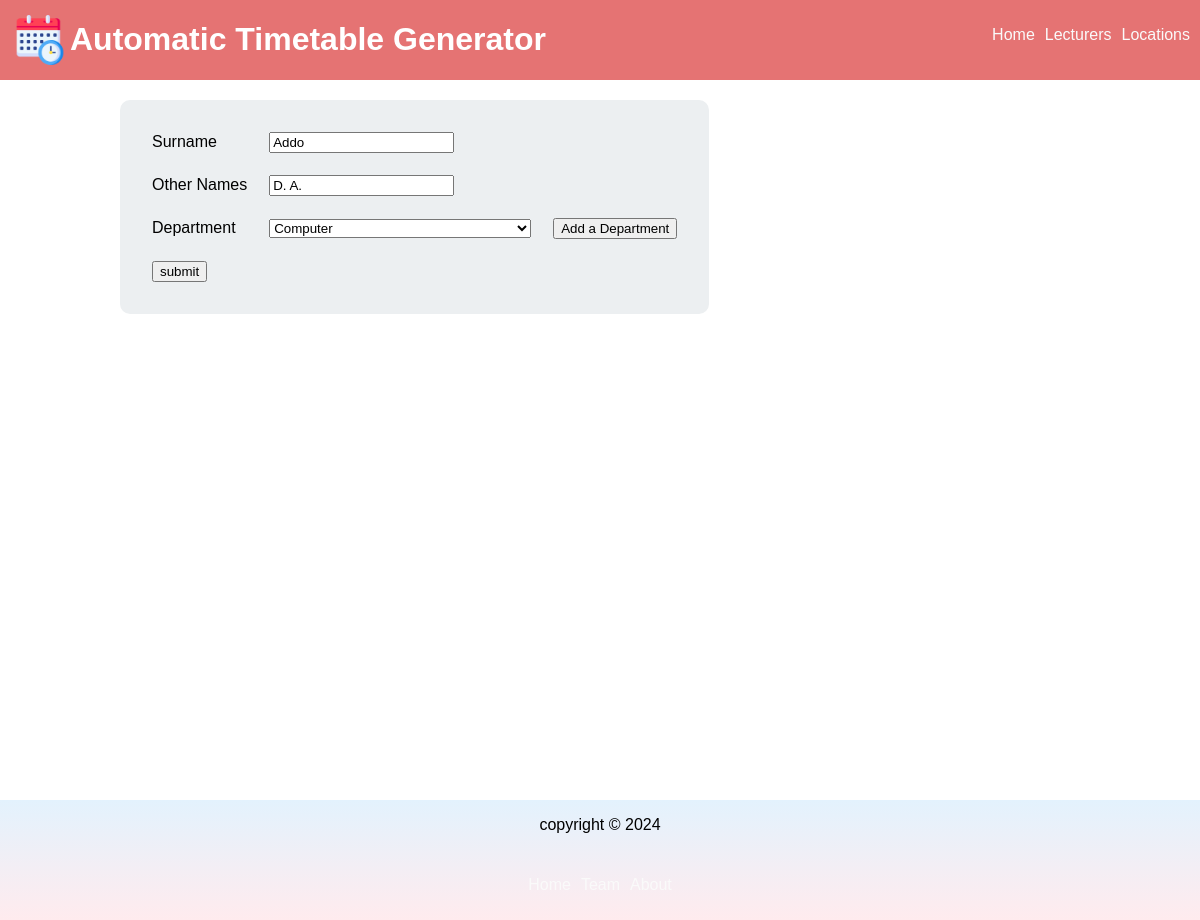
/modifylecturer/133, run on the app's committed database.
### webversion/models.py (models this page shows, shortened)
class Lecturer(models.Model):
    surname = models.CharField(max_length=255, null=True)
    other_names = models.CharField(max_length=255, null=True)
    department = models.ForeignKey("Department", on_delete=models.CASCADE, related_name="department")

class Department(models.Model):
    name = models.CharField(max_length=255, null=True)
    code = models.CharField(max_length=50, null=True)
    college = models.CharField(max_length=255, null=True)
    max_yg = models.PositiveSmallIntegerField(default=4, null=True)

### webversion/views.py (the view)
# urls.py: path("modifylecturer/<int:lecturer_id>", views.modifyLecturerPage, name="modifylectuer"),
def modifyLecturerPage(request, lecturer_id):
    currentlect = Lecturer.objects.get(id=lecturer_id)
    department = Department.objects.get(id=currentlect.department_id)
    departments = Department.objects.all()
    template = loader.get_template("modifylect.html")
    if request.method == "POST":
        dictionary = request.POST
        modifylecturer(lecturer_id=lecturer_id, dictionary=dictionary)
        return HttpResponseRedirect(reverse('alllecturers'))
    context = {
        "currentlect":currentlect, "departments":departments, "department":department
    }
    return HttpResponse(template.render(context, request))

### webversion/Templates/modifylect.html (shortened to what this page needs)
{% extends 'main.html' %}
{% block content %}
<div class="createlecturer">
    <form method="post">
        <table>
            <tr>
                <td><label for="surname">surname</label></td>
                <td><input type="text" value="{{currentlect.surname}}" name="surname" id="surname" required></td>
            </tr>
            <tr>
                <td><label for="other_names">other names</label></td>
                <td><input type="text" value="{{currentlect.other_names}}" name="other_names" id="other_names"></td>
            </tr>
            <tr>
                <td><label for="department">department</label></td>
                <td>
                    <select name="department" id="department">
                        <option value="{{ currentlect.department_id }}">{{ department.name }}</option>
                    </select>
                </td>
                <td><a href="/createDepartment" target="#"><input type="button" value="Add a Department"></a></td>
            </tr>
            <tr>
                <td>
                    <input type="submit" id="modifylectbtn" value="submit">
                </td>
            </tr>
        </table>
    </form>
</div>
{% endblock %}

### webversion/static/style.css (style rules this page uses)
* { box-sizing: border-box; font-family: Arial; max-width: 100%; text-decoration: none; list-style: none; }
body { display: flex; flex-direction: column; margin: 0; }
.editCourse, .createlecturer, .createDepartment, .createcourse, #edit-location { width: 80%; margin: auto; }
.editCourse table, #edit-location, .createlecturer table, .createDepartment table,.createcourse table { background-color: #eceff1; padding: 20px; border-radius: 10px; margin-bottom: 50px; margin-top: 20px; }
.editCourse table td, .createcourse table td, .createlecturer table td, .createDepartment table td { padding: 10px; }

### data on the page
Lecturer: surname "Addo", other_names "D. A."
Department: department "Computer"
